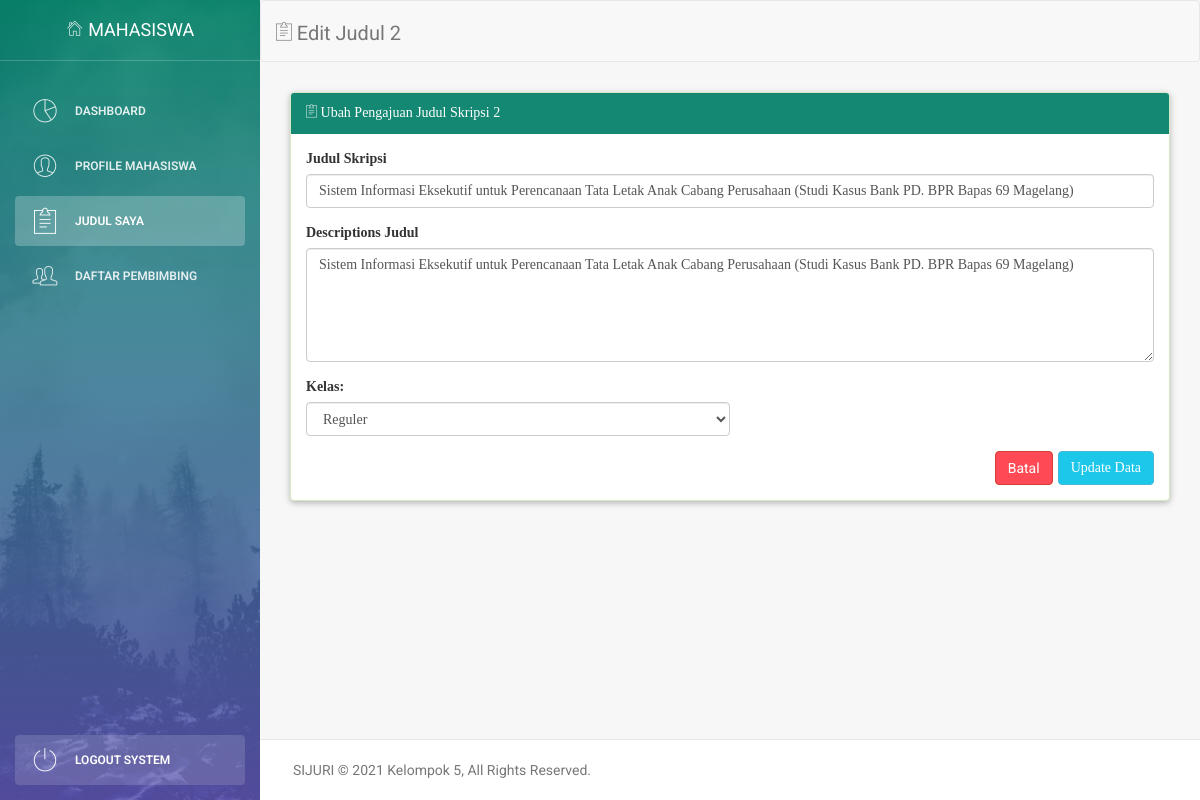
The page /mahasiswa/media.php?action=edit-judul2 (signed in) on the database its author committed.
### tables this page shows
CREATE TABLE `skripsi` (
  `nim` varchar(16) NOT NULL,
  `judul1` text DEFAULT NULL,
  `desjudul1` text NOT NULL,
  `judul2` text DEFAULT NULL,
  `desjudul2` text NOT NULL,
  `status_judul1` tinyint(4) NOT NULL,
  `status_judul2` tinyint(4) NOT NULL,
  `disetujui` tinyint(4) DEFAULT NULL,
  `prodi` varchar(100) DEFAULT NULL,
  `kelas` varchar(50) DEFAULT NULL,
  `mahasiswa` varchar(255) DEFAULT NULL,
  `pembimbing1` varchar(50) DEFAULT NULL,
  `pembimbing2` varchar(50) DEFAULT NULL,
  `file_url` varchar(255) NOT NULL
);

CREATE TABLE `tbl_pengaturan` (
  `id` int(11) NOT NULL,
  `nama` varchar(50) NOT NULL,
  `isi` text NOT NULL,
  `keterangan` text NOT NULL
);

### library/config.php (called while the page is built, shortened)
<?php
$kKelas = array("Transfer", "Reguler", "Belum Diisi");

### mahasiswa/module/ajukan-judul/edit-judul2.php (the view, shortened to what this page needs)
<?php
$nim = $_SESSION['nim'];
include('../library/config.php');
include('../library/database.php');
$query = "SELECT nim, mahasiswa, judul2, desjudul2, kelas, pembimbing2, prodi FROM skripsi WHERE nim ='$nim'";
$result =  mysqli_query($connect, $query);
while ($row = mysqli_fetch_array($result)) {
	$judul 			= $row['judul2'];
	$desjudul		= $row['desjudul2'];
	$kelas			= $row['kelas'];
}
?>
<div class="content">
	<div class="container-fluid">
		<div class="row">
			<div class="col-md-12">
				<div class="panel panel-success" style="box-shadow: 0 2px 5px 0 rgba(0, 0, 0, 0.16), 0 2px 10px 0 rgba(0, 0, 0, 0.12);">
					<div class="unwaha-padding panel-heading" style="color:#fff;background-color: #158873;border-color: #158873;"> <i class="pe-7s-note2"></i> Ubah Pengajuan Judul Skripsi 2</div>
					<div class="panel-body">
						<form action="module/ajukan-judul/update-judul.php" method="POST">
							<div class="form-group">
								<label for="judul">Judul Skripsi</label>
								<input type="text" name="judul2" class="form-control" placeholder="Masukan Judul Skripsi Anda." value="<?php if (isset($judul)) {
																																			echo $judul;
																																		} ?>"" required>
                            </div>
                            <div class=" form-group">
								<label for="judul">Descriptions Judul</label>
								<textarea rows="5" name="desjudul2" class="form-control" placeholder="Here can be your description" required><?php if (isset($desjudul)) {
																																					echo $desjudul;
																																				} ?></textarea>
							</div>
							<div class="form-group">
								<label for="sel1">Kelas:</label>
								<select class="form-control" name='kelas2' style="width:50%" required>
									<?php $i = 0;
									foreach ($kKelas as $kelasku) {
										if ($i == $kelas) {
											echo "<option value='$i' selected='selected'>$kelasku</option>";
										} else {
											echo "<option value='$i'>$kelasku</option>";
										}
										$i++;
									}
									?>
								</select>
							</div>
							<button type="submit" class="btn btn-info btn-fill pull-right">Update Data</button>
							<a href="media.php?action=judul-skripsi" class="btn btn-danger btn-fill pull-right" style="margin-right:5px">Batal</a>
						</form>
					</div>
				</div>
			</div>
		</div>
	</div>
</div>

### mahasiswa/part/footer.php (shortened to what this page needs)
<footer class="footer">
    <div class="container-fluid">
        <p class="copyright pull-left">
            <?= $footer_title ?>
        </p>
    </div>
</footer>
</div>
</div>
</body>
</html>

### mahasiswa/part/header.php (style rules this page uses)
body { font-family: sans-serif; }

### rows shown on the page
skripsi: judul2 "Sistem Informasi Eksekutif untuk Perencanaan Tata Letak Anak Cabang Perusahaan (Studi Kasus Bank PD. BPR Bapas 69 Magelang)", desjudul2 "Sistem Informasi Eksekutif untuk Perencanaan Tata Letak Anak Cabang Perusahaan (Studi Kasus Bank PD. BPR Bapas 69 Magelang)", kelas2 "Reguler"
tbl_pengaturan: isi "SIJURI © 2021 Kelompok 5, All Rights Reserved."

### other values the page prints
$title "Edit Judul 2"
